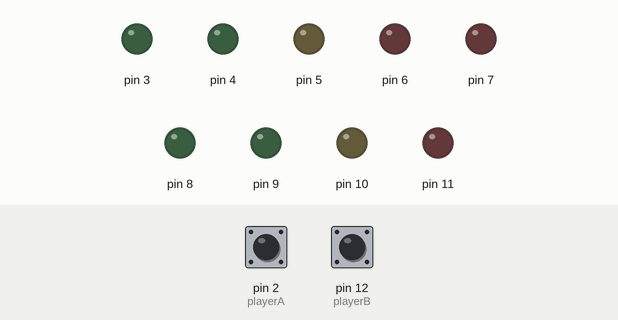
This sketch was run on a simulated Arduino Uno, built with avr-gcc and run on an emulated ATmega328P. On the bench: output pins drawn as LEDs (lit = HIGH). The test bench sets the inputs (shaded band); at power-on: pin 2 (playerA) HIGH, pin 12 (playerB) HIGH. Random numbers use the default seed unless the sketch sets one.

Above: at 1.2 s.
1.3 s: pin 2 (playerA) pulled LOW for 0.15 s
At 1.7 s:
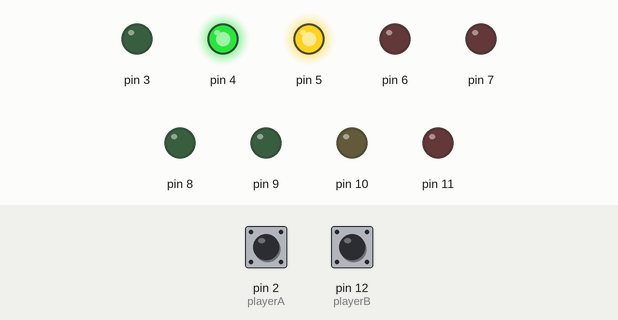
2.9 s: pin 12 (playerB) pulled LOW for 0.15 s
At 2.97 s:
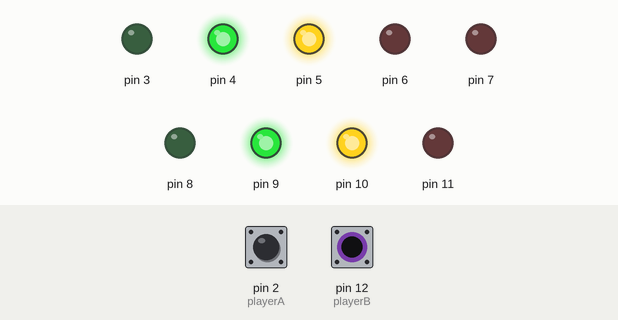
8.4 s: pin 12 (playerB) pulled LOW for 3.2 s
13.1 s: pin 2 (playerA) pulled LOW for 1 s
At 14.6 s:
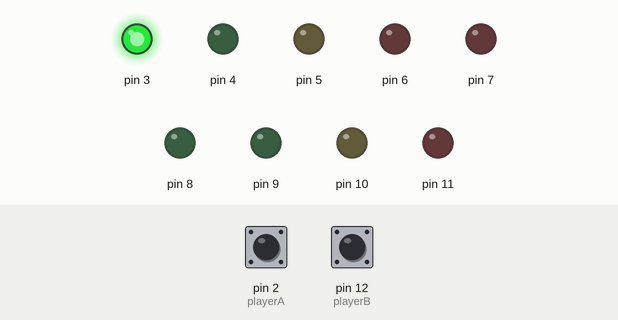
16.1 s: pin 2 (playerA) pulled LOW for 0.15 s
At 16.9 s:
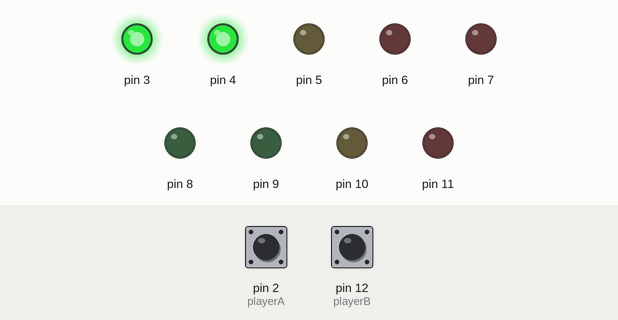
Timing chart, 0 to 23.5 s (numbered marks = the images above; inputs shaded):
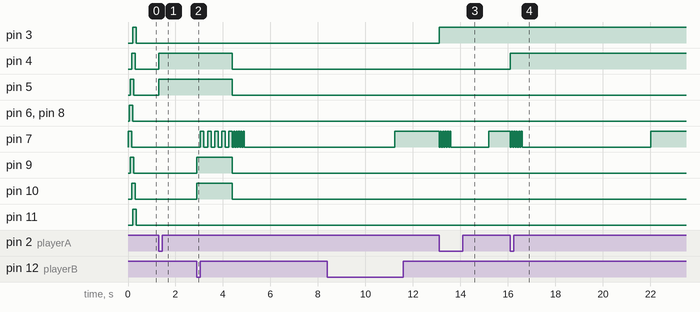

The sketch:

reaction-game.ino
```cpp
#include "component-utils.h"

class LightScoreBoard
{
public:
    LightScoreBoard(int pin0, int pin1, int pin2, int pin3)
    {
        _light0 = new Light(pin0);
        _light1 = new Light(pin1);
        _light2 = new Light(pin2);
        _light3 = new Light(pin3);
        _score = 0;
    }

    ~LightScoreBoard()
    {
        delete _light0;
        delete _light1;
        delete _light2;
        delete _light3;
    }

    bool addPointAndCheckIfWon()
    {
        switch (_score)
        {
        case 0:
            _light0->on();
            _score++;
            break;

        case 1:
            _light1->on();
            _score++;
            break;

        case 2:
            _light2->on();
            _score++;
            break;

        case 3:
            _light3->on();
            _score++;
            return true;
            break;

        default:
            break;
        }
        return false;
    }

    void setReadyOnOrOff(bool setToOn)
    {
        if (setToOn)
        {
            _light1->on();
            _light2->on();
        }
        else
        {
            _light1->off();
            _light2->off();
        }
    }

    void removePoint()
    {
        switch (_score)
        {
        case 1:
            _light0->off();
            _score--;
            break;

        case 2:
            _light1->off();
            _score--;
            break;

        case 3:
            _light2->off();
            _score--;
            break;

        default:
            break;
        }
    }

    bool checkIfWon()
    {
        if (_score == 4)
        {
            return true;
        }
        return false;
    }

    void blink()
    {
        for (int i = 0; i < 6; i++)
        {
            delay(500);
            _light0->off();
            _light1->off();
            _light2->off();
            _light3->off();
            delay(500);
            _light0->on();
            _light1->on();
            _light2->on();
            _light3->on();
        }
        delay(500);
    }

    void reset()
    {
        _light0->off();
        _light1->off();
        _light2->off();
        _light3->off();
        _score = 0;
    }

private:
    Light *_light0;
    Light *_light1;
    Light *_light2;
    Light *_light3;
    int _score;
};

Light mainLight(7);

Button playerA(2);
LightScoreBoard scoreA(3, 4, 5, 6);

Button playerB(12);
LightScoreBoard scoreB(8, 9, 10, 11);

void game()
{
    while (true)
    {
        unsigned long startTime = millis();
        srand(millis());
        int randomTimeToPass = rand() % 10000;
        while (true)
        {
            if (millis() - startTime > randomTimeToPass)
            {
                mainLight.on();
                while (true)
                {
                    if (playerA.onButtonDown([]()
                                             {
                            mainLight.off();
                            if (scoreA.addPointAndCheckIfWon()) {
                                scoreA.blink();
                            }
                            mainLight.blinkFastForMillis(500, 100); }))
                    {
                        break;
                    }
                    if (playerB.onButtonDown([]()
                                             {
                            mainLight.off();
                            if (scoreB.addPointAndCheckIfWon()) {
                                scoreB.blink();
                            }
                            mainLight.blinkFastForMillis(500, 100); }))
                    {
                        break;
                    }
                }
                break;
            }
            if (playerA.onButtonDown([]()
                                     {
                            scoreA.removePoint();
                            delay(500); }))
            {
                break;
            }
            if (playerB.onButtonDown([]()
                                     {
                            scoreB.removePoint();
                            delay(500); }))
            {
                break;
            }
        }
        if (scoreA.checkIfWon() || scoreB.checkIfWon()) {
            scoreA.reset();
            scoreB.reset();
            return;
        }
    }
}

void startAnimation()
{
    mainLight.on();
    delay(50);
    digitalWrite(6, HIGH);
    digitalWrite(8, HIGH);
    delay(50);
    digitalWrite(5, HIGH);
    digitalWrite(9, HIGH);
    delay(50);
    digitalWrite(4, HIGH);
    digitalWrite(10, HIGH);
    mainLight.off();
    delay(50);
    digitalWrite(3, HIGH);
    digitalWrite(11, HIGH);
    digitalWrite(6, LOW);
    digitalWrite(8, LOW);
    delay(50);
    digitalWrite(5, LOW);
    digitalWrite(9, LOW);
    delay(50);
    digitalWrite(4, LOW);
    digitalWrite(10, LOW);
    delay(50);
    digitalWrite(3, LOW);
    digitalWrite(11, LOW);
}

void setup()
{

}

void loop()
{
    startAnimation();
    bool playerAReady = false;
    bool playerBReady = false;
    while (true)
    {
        if (playerA.onButtonDown([]() {}))
        {
            playerAReady = !playerAReady;
            scoreA.setReadyOnOrOff(playerAReady);
        }
        if (playerB.onButtonDown([]() {}))
        {
            playerBReady = !playerBReady;
            scoreB.setReadyOnOrOff(playerBReady);
        }
        if (playerAReady && playerBReady)
        {
            mainLight.blinkFastForMillis(1500, 300);
            scoreA.setReadyOnOrOff(false);
            scoreB.setReadyOnOrOff(false);
            mainLight.blinkFastForMillis(500, 100);
            game();
            break;
        }
    }
}
```

component-utils.h
```cpp
class Button
{
public:
  Button(int pin)
  {
    _pin = pin;
    pinMode(_pin, INPUT_PULLUP);
  }

  typedef void (*Callback)(void);

  bool onButtonDown(Callback callback)
  {
    return _onButton(callback, true);
  }

  bool onButtonUp(Callback callback)
  {
    return _onButton(callback, false);
  }

  void whileButtonDown(Callback callback)
  {
    if (digitalRead(_pin) == HIGH)
    {
      callback();
    }
  }

private:
  int _pin;
  int _lastState;

  bool _onButton(Callback callback, bool onDown)
  {
    int value = digitalRead(_pin);
    int valueToCheck = onDown ? LOW : HIGH;
    if (_lastState != value)
    {
      _lastState = value;
      if (value == valueToCheck)
      {
        callback();
        return true;
      }
    }
    return false;
  }
};


class Light
{
public:
  Light(int pin)
  {
    _pin = pin;
    _currentState = LOW;
    pinMode(_pin, OUTPUT);
  }

  void on()
  {
    _currentState = HIGH;
    digitalWrite(_pin, HIGH);
  }

  void off()
  {
    _currentState = LOW;
    digitalWrite(_pin, LOW);
  }

  void nextState()
  {
    digitalWrite(_pin, 1 - _currentState);
    _currentState = 1 - _currentState;
  }

  void blinkFastForMillis(int time, int blinkTime)
  {
    int times = time / blinkTime;
    for (int i = 0; i < times; i++) {
      delay(blinkTime / 2);
      nextState();
      delay(blinkTime / 2);
      nextState();
    }
  }

private:
  int _pin;
  int _currentState;
};
```

Measured:
- after the input at 1.3 s, pin 4, pin 5: LOW → HIGH at once
- after the input at 2.9 s, pin 4, pin 5: HIGH → LOW after 1.5 s; pin 7: goes 4 × (HIGH 0.15 s, LOW 0.15 s), HIGH 0.15 s, 5 × (LOW 0.05 s, HIGH 0.05 s), then LOW, starting after 0.15 s; pin 9, pin 10: LOW → HIGH at once, → LOW 1.5 s later
- after the input at 13.1 s, pin 3: LOW → HIGH at once; pin 7: goes 5 × (LOW 0.05 s, HIGH 0.05 s), LOW 1.6 s, then HIGH, starting at once
- after the input at 16.1 s, pin 4: LOW → HIGH at once; pin 7: goes 5 × (LOW 0.05 s, HIGH 0.05 s), LOW 5.4 s, then HIGH, starting at once
